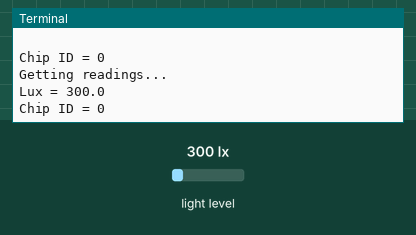
A program run on a simulated Raspberry Pi (BCM pin numbers). Parts: the last lines printed to the terminal. The inputs (shaded band) are chosen by the test bench; at power-on: light level 300 lx. The clock reads 2024-03-15 10:24:30 at power-on unless the program sets it.

Above: at 1.2 s.
1.3 s: light level set to 40 lx
At 2.4 s:
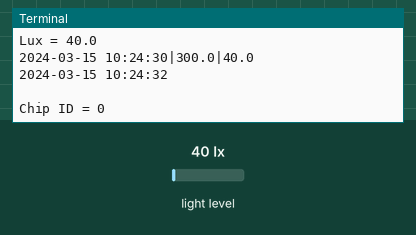
4.3 s: light level set to 500 lx
At 5.8 s:
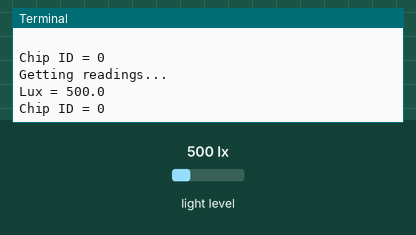
Timing chart, 0 to 7.3 s (numbered marks = the images above; inputs shaded):
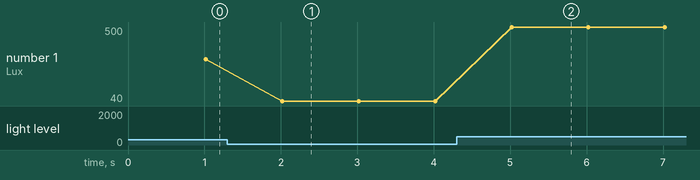

The program:

tsl_test.py
```python
import adafruit_tsl2561
import busio
import board
import time
from micropython import const

def getLux():
    now = time.localtime()
    date = "%04d-%02d-%02d %02d:%02d:%02d" % (now.tm_year, now.tm_mon, now.tm_mday, now.tm_hour, now.tm_min, now.tm_sec)
    lux_data = []
    print(date)
    print()
    for i in tsl:
        print("Chip ID = {}".format(i.chip_id))

        # Enable the light sensor
        i.enabled = True
        time.sleep(1)

        # Set gain 0=1x, 1=16x
        i.gain = 0

        # Set integration time (0=13.7ms, 1=101ms, 2=402ms, or 3=manual)
        i.integration_time = 1

        print("Getting readings...")

        # Get raw (luminosity) readings individually
        broadband = i.broadband
        infrared = i.infrared

        # Get raw (luminosity) readings using tuple unpacking
        # broadband, infrared = tsl.luminosity

        # Get computed lux value (tsl.lux can return None or a float)
        lux = i.lux
        lux_data.append(str(lux))
        # Print results


        if lux is not None:
            print("Lux = {}".format(lux))
        else:
            print("Lux value is None. Possible sensor underrange or overrange.")

        # Disble the light sensor (to save power)
        i.enabled = False
    lux_data = date + "|" + "|".join(lux_data)
    print(lux_data)
    # client.publish("Database/bright/save", lux_data)

# ---Lightsensor---
# Create the I2C bus
i2c = busio.I2C(board.SCL, board.SDA)
print("i2c_scan", i2c.scan())
print("scl, sda", board.SCL, board.SDA)

# Create the TSL2561 instance, passing in the I2C bus
tsl = [adafruit_tsl2561.TSL2561(i2c, address=const(0x29)), adafruit_tsl2561.TSL2561(i2c)]
print(f'tsl test information in data => {tsl}')
while True:
    getLux()
```

Measured:
- after the input at 1.3 s, the terminal: prints a new line after 0.72 s (image 1)
- after the input at 4.3 s, the terminal: prints a new line after 0.72 s (image 2)
- plotted number 1: 300 → 40 after the input at 1.3 s, 40 → 500 after the input at 4.3 s
